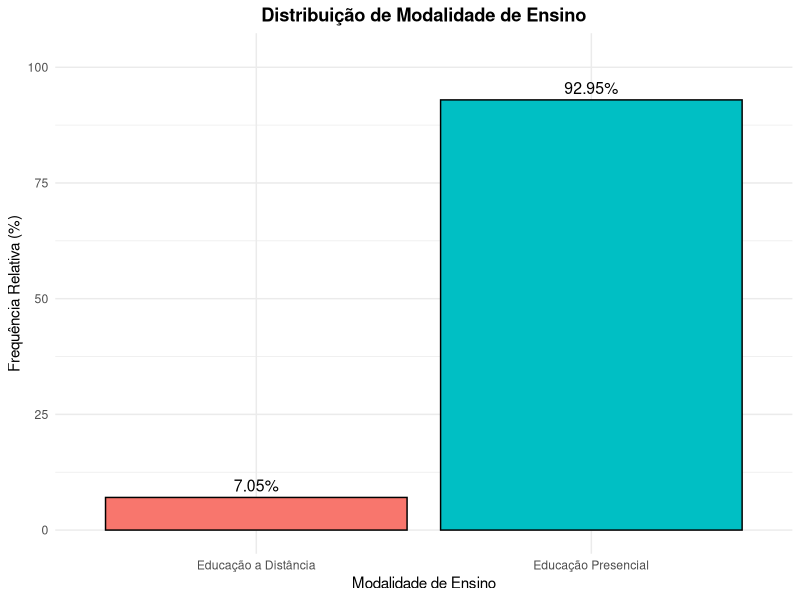
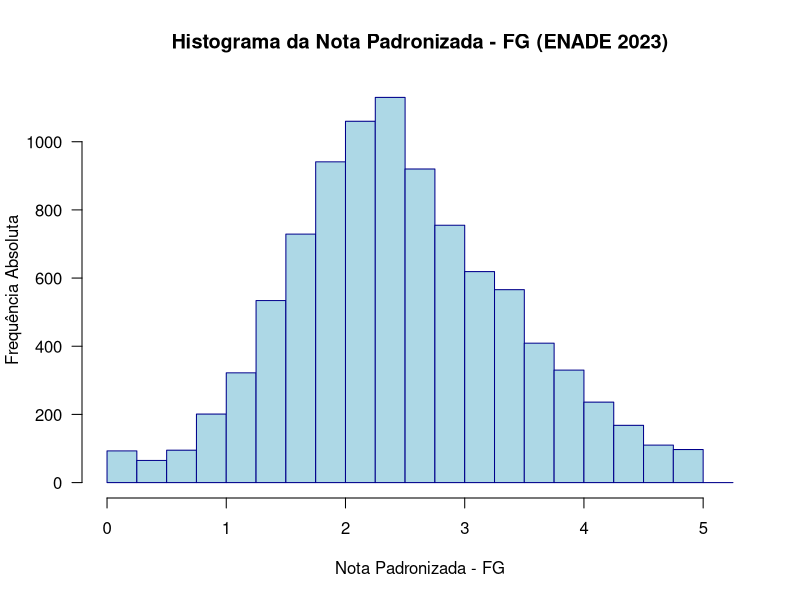
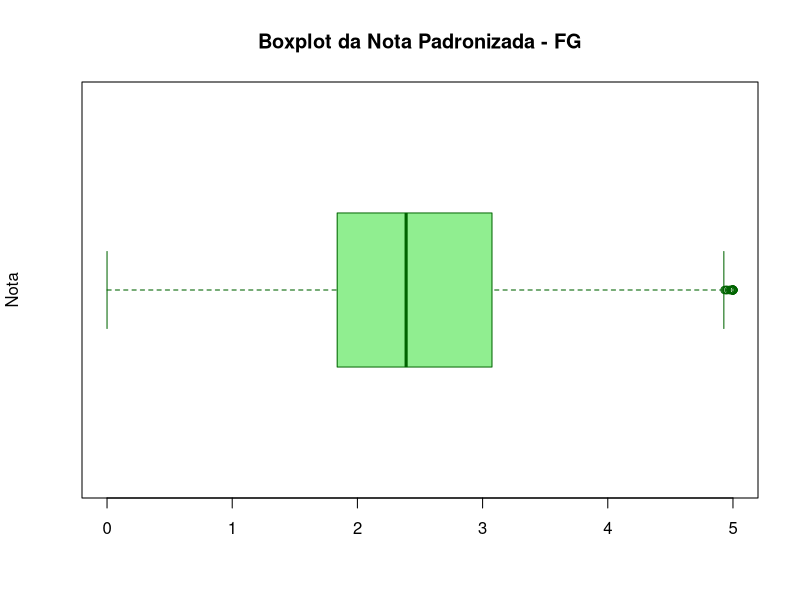
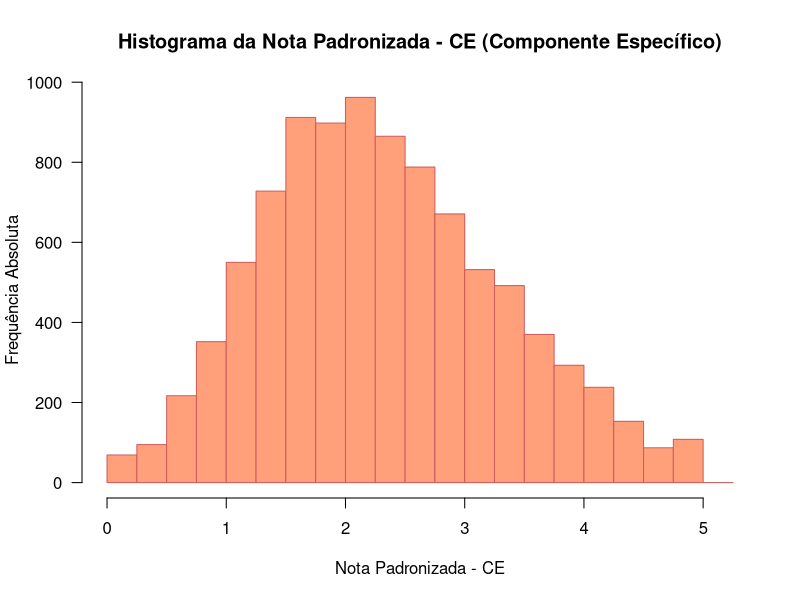
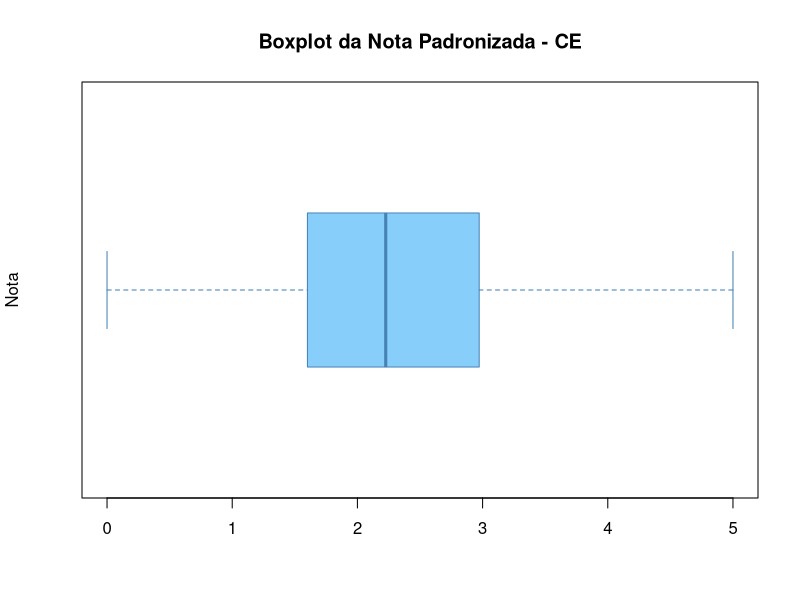
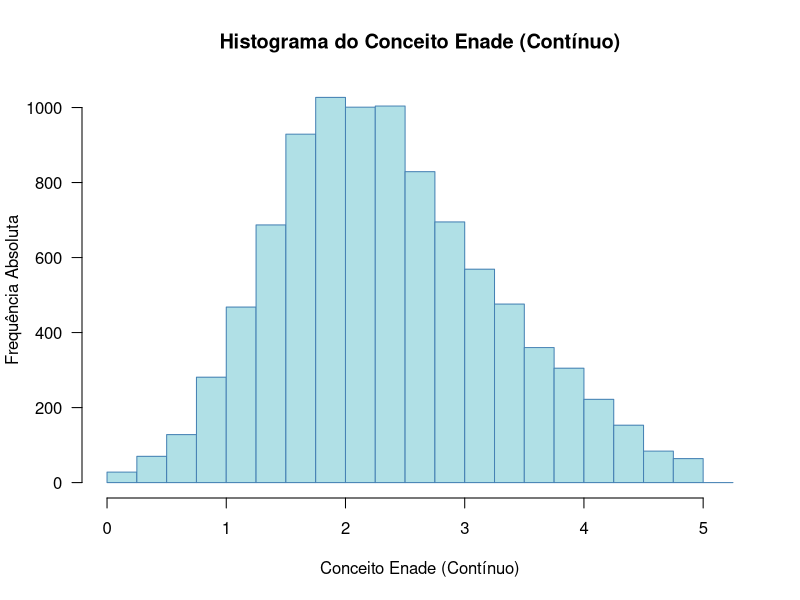
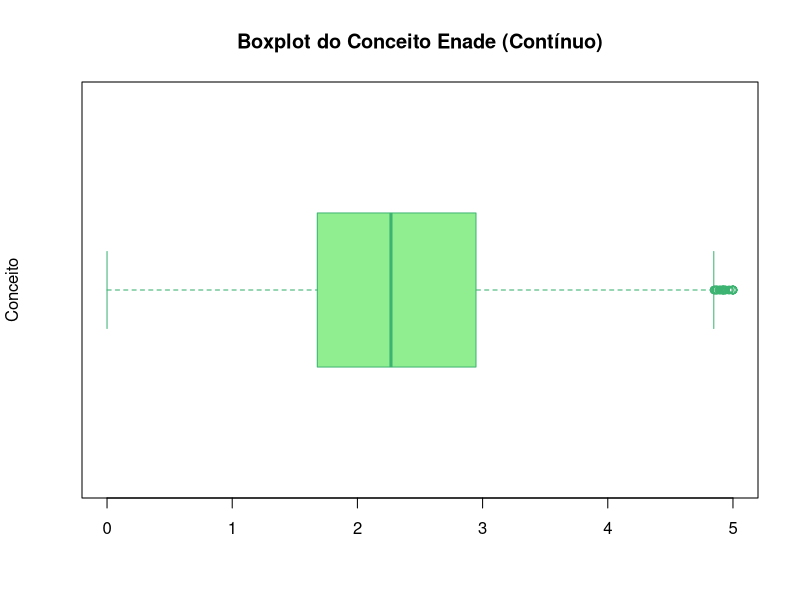
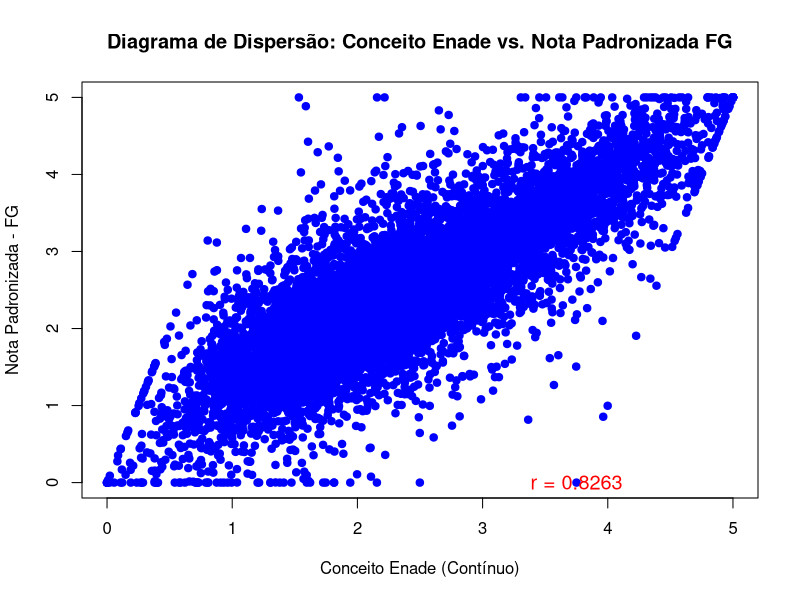

Reproduce these figures in R, in order.
## ---- chunk 1
knitr::opts_chunk$set(
  echo = FALSE, # se for no trabalho, deixar FALSE
  fig.align = "center",    # centraliza os gráficos - pode configurar a vontade
  out.width = "80%"       # define a largura como 80% da página  - pode configurar a vontade
  )

library(knitr)
library(kableExtra)
library(readxl)
library(dplyr)
library(ggplot2)
## ---- chunk 2
# 1. Carregamento dos dados: USANDO read_excel
# Caminho: Rmd em /Analises/, sobe para pasta mãe com ../ para acessar /Conjunto de Dados
dados <- read_excel(
  path = "../Conjunto de Dados/conceito_enade_2023.xlsx" 
  )
## ---- chunk 3
# Limpeza e sumarização dos dados
df_freq <- dados %>%
  # Conta a frequência absoluta (n) de cada modalidade
  count(`Modalidade de Ensino`, name = "Frequência Absoluta (n)") %>%
  
  # Cria a coluna de Frequência Relativa (%)
  mutate(
    `Frequência Relativa (%)` = (`Frequência Absoluta (n)` / sum(`Frequência Absoluta (n)`)) * 100
  ) %>%
  # Arredonda as colunas de percentual para 2 casas decimais
  mutate(across(starts_with("Frequência"), ~round(., 2)))

# Geração da tabela formatada
df_freq %>%
  kable(
    caption = "Figura X - Tabela de Frequências da Modalidade de Ensino",
    col.names = c("Modalidade", "Frequência Absoluta (n)", "Frequência Relativa (%)"),
    align = c('l', 'c', 'c')
  ) %>%
  kable_styling(
    bootstrap_options = "striped", 
    full_width = F,
    position = "center"
  )
## ---- chunk 4
# Geração do gráfico de barras com ggplot2
ggplot(df_freq, aes(x = `Modalidade de Ensino`, y = `Frequência Relativa (%)`, fill = `Modalidade de Ensino`)) +
  # Adiciona as barras
  geom_col(color = "black") +
  # Adiciona os rótulos de percentual nas barras
  geom_text(aes(label = paste0(`Frequência Relativa (%)`, "%")), 
            vjust = -0.5, size = 4) +
  # Personalização do tema e rótulos
  labs(
    title = "Distribuição de Modalidade de Ensino",
    x = "Modalidade de Ensino",
    y = "Frequência Relativa (%)",
    fill = "Modalidade"
  ) +
  # Configurações visuais adicionais
  theme_minimal() +
  theme(
    plot.title = element_text(hjust = 0.5, face = "bold"),
    # O texto fica horizontal por padrão ao não definir 'angle'
    legend.position = "none" # Oculta a legenda, pois as cores são redundantes com o eixo X
  ) +
  # Garante que o eixo Y comece em 0 e tenha uma margem
  scale_y_continuous(limits = c(0, max(df_freq$`Frequência Relativa (%)`)*1.1))
## ---- chunk 5
# Lembre-se: Use este código *apenas* depois de garantir que o 
# comando read.csv() funcionou corretamente e carregou os dados em enade_df.

# --- 1. Seleção da Variável e Limpeza (NA.RM = TRUE) ---
fg_nota <- dados$`Nota Padronizada - FG`

# --- 2. Determinar o Número de Classes (k) e Amplitude (h) ---

# O PONTO CRÍTICO CORRIGIDO: Adicionando na.rm = TRUE
n <- length(fg_nota) 
k <- nclass.Sturges(fg_nota)

# Amplitude Total (At) - CORREÇÃO AQUI!
At <- max(fg_nota, na.rm = TRUE) - min(fg_nota, na.rm = TRUE)

# Usaremos a amplitude ajustada de 0.25
h_ajustado <- 0.25 
k_ajustado <- ceiling(At / h_ajustado)

# --- 3. Criação dos Intervalos de Classe ---

# CORREÇÃO AQUI: Usando min e max com na.rm = TRUE para a função seq()
quebras <- seq(min(fg_nota, na.rm = TRUE), 
               max(fg_nota, na.rm = TRUE) + h_ajustado, 
               by = h_ajustado)

# Cria os rótulos de classes
classes <- cut(fg_nota, 
               breaks = quebras, 
               right = FALSE, 
               include.lowest = TRUE,
               dig.lab = 4) 

## ---- chunk 6
# Histograma para a variável Nota Padronizada - FG, 
# usando as quebras de classe calculadas.
hist(fg_nota, 
     breaks = quebras,
     main = "Histograma da Nota Padronizada - FG (ENADE 2023)",
     xlab = "Nota Padronizada - FG",
     ylab = "Frequência Absoluta",
     col = "lightblue",
     border = "darkblue",
     las = 1 # Para fazer os rótulos do eixo Y horizontais
)
## ---- chunk 7
# Boxplot da Nota Padronizada - FG
boxplot(fg_nota, 
        main = "Boxplot da Nota Padronizada - FG",
        ylab = "Nota",
        col = "lightgreen",
        border = "darkgreen",
        las = 1,
        horizontal = TRUE # Boxplot horizontal para melhor visualização
)

# --- Medidas Separatrizes (Quartis e Mediana) ---

# O comando summary() fornece o Mínimo, 1º Quartil (Q1), Mediana (Q2), Média, 3º Quartil (Q3) e Máximo.
# É ESSENCIAL usar na.rm = TRUE, pois a variável fg_nota tem NAs.
medidas_separatrizes <- summary(fg_nota, na.rm = TRUE)

# Calcula o 90º Percentil (P90)
p90 <- quantile(fg_nota, 0.90, na.rm = TRUE)

# Incluir o P90 no vetor de saída
medidas_separatrizes <- c(medidas_separatrizes, "90º Percentil" = p90)

# Exibir Tabela de Medidas Separatrizes (usando knitr::kable)
medidas_df <- as.data.frame(t(medidas_separatrizes))
colnames(medidas_df) <- c("Mínimo", "1º Quartil (Q1)", "Mediana (Q2)", "Média", "3º Quartil (Q3)", "Máximo", "90º Percentil (P90)")

knitr::kable(medidas_df, 
             caption = "Medidas Separatrizes da Nota Padronizada FG", 
             align = "c", 
             digits = 4)
## ---- chunk 8
# --- 1. Seleção da Variável e Classes de Frequência ---
ce_nota <- dados$`Nota Padronizada - CE`

# O PONTO CRÍTICO: Garantir que min/max ignorem NAs
At <- max(ce_nota, na.rm = TRUE) - min(ce_nota, na.rm = TRUE)
h_ajustado <- 0.25 

# Criação dos Intervalos de Classe
quebras <- seq(min(ce_nota, na.rm = TRUE), 
               max(ce_nota, na.rm = TRUE) + h_ajustado, 
               by = h_ajustado)

classes_ce <- cut(ce_nota, 
               breaks = quebras, 
               right = FALSE, 
               include.lowest = TRUE,
               dig.lab = 4)
## ---- chunk 9
# --- 2. Histograma ---
hist(ce_nota, 
     breaks = quebras,
     main = "Histograma da Nota Padronizada - CE (Componente Específico)",
     xlab = "Nota Padronizada - CE",
     ylab = "Frequência Absoluta",
     col = "#FFA07A", # Cor salmão para diferenciação
     border = "#CD5C5C",
     las = 1
)
## ---- chunk 10
# --- 3. Boxplot e Medidas Separatrizes ---
boxplot(ce_nota, 
        main = "Boxplot da Nota Padronizada - CE",
        ylab = "Nota",
        col = "#87CEFA", # Cor azul claro
        border = "#4682B4",
        las = 1,
        horizontal = TRUE 
)

# Cálculo das Medidas Separatrizes
medidas_separatrizes_ce <- summary(ce_nota, na.rm = TRUE)
p90_ce <- quantile(ce_nota, 0.90, na.rm = TRUE)
medidas_separatrizes_ce <- c(medidas_separatrizes_ce, "90º Percentil" = p90_ce)

medidas_df_ce <- as.data.frame(t(medidas_separatrizes_ce))
colnames(medidas_df_ce) <- c("Mínimo", "1º Quartil (Q1)", "Mediana (Q2)", "Média", "3º Quartil (Q3)", "Máximo", "90º Percentil (P90)")

knitr::kable(medidas_df_ce, 
             caption = "Medidas Separatrizes da Nota Padronizada CE", 
             align = "c", 
             digits = 4)
## ---- chunk 11
# --- 1. Seleção da Variável e Classes de Frequência ---
enade_conceito <- dados$`Conceito Enade (Contínuo)`

# O PONTO CRÍTICO: Garantir que min/max ignorem NAs
At <- max(enade_conceito, na.rm = TRUE) - min(enade_conceito, na.rm = TRUE)
h_ajustado <- 0.25 

# Criação dos Intervalos de Classe
quebras <- seq(min(enade_conceito, na.rm = TRUE), 
               max(enade_conceito, na.rm = TRUE) + h_ajustado, 
               by = h_ajustado)

classes_enade <- cut(enade_conceito, 
               breaks = quebras, 
               right = FALSE, 
               include.lowest = TRUE,
               dig.lab = 4)
## ---- chunk 12
# --- 2. Histograma ---
hist(enade_conceito, 
     breaks = quebras,
     main = "Histograma do Conceito Enade (Contínuo)",
     xlab = "Conceito Enade (Contínuo)",
     ylab = "Frequência Absoluta",
     col = "#B0E0E6", # Cor Powder Blue para diferenciação
     border = "#4682B4",
     las = 1
)
## ---- chunk 13
# --- 3. Boxplot e Medidas Separatrizes ---
boxplot(enade_conceito, 
        main = "Boxplot do Conceito Enade (Contínuo)",
        ylab = "Conceito",
        col = "#90EE90", # Cor Light Green
        border = "#3CB371",
        las = 1,
        horizontal = TRUE 
)

# Cálculo das Medidas Separatrizes
medidas_separatrizes_enade <- summary(enade_conceito, na.rm = TRUE)
p90_enade <- quantile(enade_conceito, 0.90, na.rm = TRUE)
medidas_separatrizes_enade <- c(medidas_separatrizes_enade, "90º Percentil" = p90_enade)

medidas_df_enade <- as.data.frame(t(medidas_separatrizes_enade))
colnames(medidas_df_enade) <- c("Mínimo", "1º Quartil (Q1)", "Mediana (Q2)", "Média", "3º Quartil (Q3)", "Máximo", "90º Percentil (P90)")

knitr::kable(medidas_df_enade, 
             caption = "Medidas Separatrizes do Conceito Enade (Contínuo)", 
             align = "c", 
             digits = 4)
## ---- chunk 14
# Selecionar as variáveis de interesse
conceito_enade <- dados$`Conceito Enade (Contínuo)`
nota_fg <- dados$`Nota Padronizada - FG`

# 1. Calcular o Coeficiente de Correlação
# use = "complete.obs" garante que os NAs sejam ignorados apenas para esta dupla de valores.
cor_conceito_fg <- cor(conceito_enade, nota_fg, use = "complete.obs")

# 2. Gerar o Diagrama de Dispersão (Plot)
plot(conceito_enade, nota_fg,
     main = "Diagrama de Dispersão: Conceito Enade vs. Nota Padronizada FG",
     xlab = "Conceito Enade (Contínuo)", 
     ylab = "Nota Padronizada - FG",
     pch = 19, # Tipo de ponto
     col = "blue"
)

# Adicionar o valor da correlação ao gráfico
text(x = max(conceito_enade, na.rm = TRUE) * 0.75, 
     y = min(nota_fg, na.rm = TRUE) * 1.05, 
     labels = paste("r =", round(cor_conceito_fg, 4)), 
     col = "red", 
     cex = 1.2)

# Exibir o valor exato no RMarkdown
cat("Coeficiente de Correlação (r):", round(cor_conceito_fg, 4), "\n")
## ---- chunk 15
# Selecionar as variáveis de interesse
num_participantes <- dados$`Nº  de Concluintes Participantes`
# (Já usamos conceito_enade e nota_fg, mas o comando cor() será feito novamente)

# 1. Calcular o Coeficiente de Correlação
cor_conceito_participantes <- cor(conceito_enade, num_participantes, use = "complete.obs")

# 2. Gerar o Diagrama de Dispersão (Plot)
plot(conceito_enade, num_participantes,
     main = "Diagrama de Dispersão: Conceito Enade vs. Nº de Concluintes",
     xlab = "Conceito Enade (Contínuo)", 
     ylab = "Nº de Concluintes Participantes",
     pch = 19,
     col = "darkgreen"
)

# Adicionar o valor da correlação ao gráfico
text(x = max(conceito_enade, na.rm = TRUE) * 0.75, 
     y = max(num_participantes, na.rm = TRUE) * 0.8, 
     labels = paste("r =", round(cor_conceito_participantes, 4)), 
     col = "red", 
     cex = 1.2)

# Exibir o valor exato no RMarkdown
cat("Coeficiente de Correlação (r):", round(cor_conceito_participantes, 4), "\n")
## ---- chunk 16
# --- 1. Seleção das Variáveis (Garantindo que a variável dependente (Y) esteja primeiro) ---
Y <- dados$`Conceito Enade (Contínuo)`  # Variável Dependente
X <- dados$`Nota Padronizada - FG`     # Variável Independente

# --- 2. Ajuste do Modelo de Regressão Linear Simples ---
# O comando lm() ajusta o modelo Y ~ X (Y em função de X)
ajuste_regressao <- lm(Y ~ X)

# Exibir os coeficientes estimados (b0 e b1)
print(ajuste_regressao)

# --- 3. Obter o Resumo Completo do Modelo ---
resumo_modelo <- summary(ajuste_regressao)

# Exibir o resumo completo
print(resumo_modelo)

# --- 4. Plotar o Diagrama de Dispersão com a Reta de Regressão ---
plot(X, Y,
     main = "Regressão Linear: Conceito Enade vs. Nota Padronizada FG",
     xlab = "Nota Padronizada - FG (X)", 
     ylab = "Conceito Enade (Y)",
     pch = 19, 
     col = "blue"
)

# Adicionar a reta de regressão ajustada ao gráfico
abline(ajuste_regressao, col = "red", lwd = 2) 

# Adicionar a equação da reta ao gráfico
# Extrair b0 (intercept) e b1 (slope)
b0 <- coef(ajuste_regressao)[1]
b1 <- coef(ajuste_regressao)[2]
eq_text <- paste0("Y = ", round(b0, 4), " + ", round(b1, 4), " * X")
text(x = min(X, na.rm = TRUE) * 1.1, 
     y = max(Y, na.rm = TRUE) * 0.9, 
     labels = eq_text, 
     col = "red", 
     cex = 1.2)
